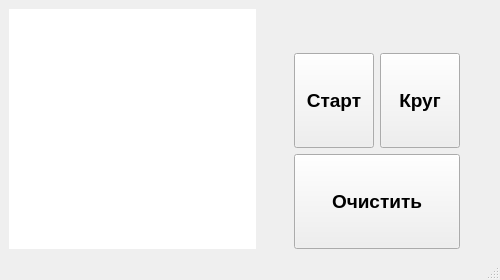
<?xml version="1.0" encoding="UTF-8"?>
<ui version="4.0">
 <class>MainWindow</class>
 <widget class="QMainWindow" name="MainWindow">
  <property name="windowModality">
   <enum>Qt::NonModal</enum>
  </property>
  <property name="geometry">
   <rect>
    <x>0</x>
    <y>0</y>
    <width>500</width>
    <height>280</height>
   </rect>
  </property>
  <property name="sizePolicy">
   <sizepolicy hsizetype="Fixed" vsizetype="Fixed">
    <horstretch>0</horstretch>
    <verstretch>0</verstretch>
   </sizepolicy>
  </property>
  <property name="minimumSize">
   <size>
    <width>500</width>
    <height>280</height>
   </size>
  </property>
  <property name="maximumSize">
   <size>
    <width>500</width>
    <height>280</height>
   </size>
  </property>
  <property name="windowTitle">
   <string>MainWindow</string>
  </property>
  <property name="documentMode">
   <bool>false</bool>
  </property>
  <widget class="QWidget" name="centralwidget">
   <layout class="QGridLayout" name="gridLayout">
    <item row="0" column="3">
     <spacer name="horizontalSpacer_2">
      <property name="orientation">
       <enum>Qt::Horizontal</enum>
      </property>
      <property name="sizeHint" stdset="0">
       <size>
        <width>40</width>
        <height>20</height>
       </size>
      </property>
     </spacer>
    </item>
    <item row="0" column="1">
     <spacer name="horizontalSpacer">
      <property name="orientation">
       <enum>Qt::Horizontal</enum>
      </property>
      <property name="sizeHint" stdset="0">
       <size>
        <width>40</width>
        <height>20</height>
       </size>
      </property>
     </spacer>
    </item>
    <item row="0" column="0">
     <widget class="QTextBrowser" name="tb_timer_logs">
      <property name="frameShape">
       <enum>QFrame::NoFrame</enum>
      </property>
      <property name="frameShadow">
       <enum>QFrame::Plain</enum>
      </property>
     </widget>
    </item>
    <item row="0" column="2">
     <layout class="QVBoxLayout" name="verticalLayout">
      <item>
       <widget class="QLabel" name="lb_time">
        <property name="font">
         <font>
          <pointsize>25</pointsize>
          <bold>true</bold>
         </font>
        </property>
        <property name="text">
         <string/>
        </property>
        <property name="alignment">
         <set>Qt::AlignCenter</set>
        </property>
       </widget>
      </item>
      <item>
       <layout class="QGridLayout" name="gridLayout_2">
        <item row="1" column="0">
         <widget class="QPushButton" name="pb_clear">
          <property name="sizePolicy">
           <sizepolicy hsizetype="Minimum" vsizetype="Expanding">
            <horstretch>0</horstretch>
            <verstretch>0</verstretch>
           </sizepolicy>
          </property>
          <property name="font">
           <font>
            <pointsize>14</pointsize>
            <bold>true</bold>
           </font>
          </property>
          <property name="toolTip">
           <string/>
          </property>
          <property name="statusTip">
           <string>Сброс секундомера</string>
          </property>
          <property name="text">
           <string>Очистить</string>
          </property>
         </widget>
        </item>
        <item row="0" column="0">
         <layout class="QHBoxLayout" name="horizontalLayout">
          <item>
           <widget class="QPushButton" name="pb_start_stop">
            <property name="sizePolicy">
             <sizepolicy hsizetype="Minimum" vsizetype="Expanding">
              <horstretch>0</horstretch>
              <verstretch>0</verstretch>
             </sizepolicy>
            </property>
            <property name="font">
             <font>
              <pointsize>14</pointsize>
              <bold>true</bold>
             </font>
            </property>
            <property name="toolTip">
             <string/>
            </property>
            <property name="statusTip">
             <string>Запуск/остановка секундомера</string>
            </property>
            <property name="text">
             <string>Старт</string>
            </property>
           </widget>
          </item>
          <item>
           <widget class="QPushButton" name="pb_round_counter">
            <property name="sizePolicy">
             <sizepolicy hsizetype="Minimum" vsizetype="Expanding">
              <horstretch>0</horstretch>
              <verstretch>0</verstretch>
             </sizepolicy>
            </property>
            <property name="font">
             <font>
              <pointsize>14</pointsize>
              <bold>true</bold>
             </font>
            </property>
            <property name="toolTip">
             <string/>
            </property>
            <property name="statusTip">
             <string>Отметить прохождение круга</string>
            </property>
            <property name="text">
             <string>Круг</string>
            </property>
           </widget>
          </item>
         </layout>
        </item>
       </layout>
      </item>
     </layout>
    </item>
   </layout>
  </widget>
  <widget class="QStatusBar" name="statusbar">
   <property name="autoFillBackground">
    <bool>false</bool>
   </property>
  </widget>
 </widget>
 <resources/>
 <connections>
  <connection>
   <sender>pb_clear</sender>
   <signal>clicked()</signal>
   <receiver>tb_timer_logs</receiver>
   <slot>clear()</slot>
   <hints>
    <hint type="sourcelabel">
     <x>368</x>
     <y>202</y>
    </hint>
    <hint type="destinationlabel">
     <x>125</x>
     <y>127</y>
    </hint>
   </hints>
  </connection>
 </connections>
</ui>
